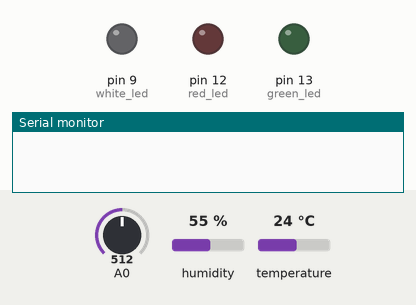
This sketch was run on a simulated Arduino Uno, built with avr-gcc and run on an emulated ATmega328P. Shown: output pins drawn as LEDs (lit = HIGH), the last lines printed to the serial monitor. Inputs (shaded band) come from the test bench; at power-on: humidity 55 %, A0 = 512, temperature 24 °C.

Above: at 3.2 s.
3.3 s: humidity set to 42 %
21.3 s: humidity set to 39 %
At 31.8 s:
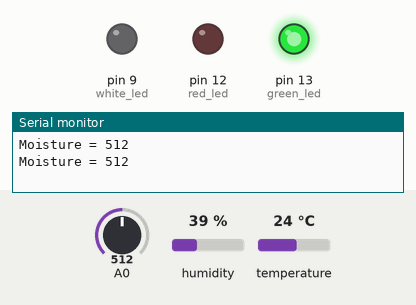
39.3 s: humidity set to 68 %
At 47.4 s:
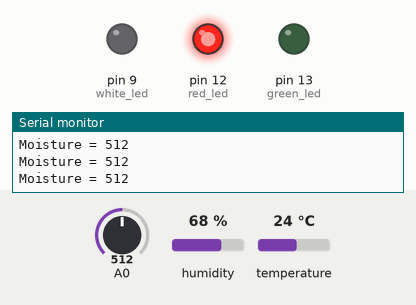
Timing chart, 0 to 63.3 s (numbered marks = the images above; inputs shaded):
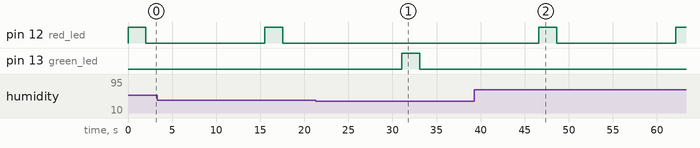

Measured:
- the behaviour switches between 41 and 40 % on humidity (found by bisection; images 0 and 1)
- after the input at 21.3 s, pin 12 (red_led): stays LOW (without the input it goes to HIGH after 9.8 s); pin 13 (green_led): LOW → HIGH after 9.8 s, → LOW 2.0 s later
- after the input at 39.3 s, pin 12 (red_led): LOW → HIGH after 7.3 s, → LOW 2.0 s later, → HIGH 13.5 s later; pin 13 (green_led): stays LOW (without the input it goes to HIGH after 7.3 s)

The sketch:

DHT___Bluetooth.ino
```cpp
#include <Wire.h>
#include <SPI.h>
#include <dht.h>
#include <SoftwareSerial.h>
#include "LowPower.h"

dht DHT;
#define DHT11_PIN 7

SoftwareSerial Bluetooth(2,3);

bool status;
const int green_led = 13;
const int red_led = 12;
const int transmit_pin = 11;
const int receive_pin =10;
const int white_led = 9;
//SoftwareSerial MyBlue(receive_pin,transmit_pin); //RX|TX


struct package
{
  int temperature ;
  int humidity ;
  int moisture;
};


typedef struct package Package;
Package data;
//////////////////////////
unsigned long delayTime;
/////////////////////////


 void readSensor() {
  //delay(1);
  int chk = DHT.read11(DHT11_PIN);
  data.humidity = DHT.humidity;
  data.temperature = DHT.temperature;
  data.moisture = analogRead(0);
}

bool AlertCheck(){
  if (DHT.humidity > 40 & DHT.temperature > 23) return false;
  else return true;

}

void setup() {
  Serial.begin(9600);
  Bluetooth.begin(9600);
  pinMode(green_led, OUTPUT);
  pinMode(red_led, OUTPUT);
  pinMode(white_led,OUTPUT);


  //////////////////////////////////////////LOW POWER ALL PINS OUTPUT
  //for (int i = 0; i < 20; i++) {
   // pinMode(i, OUTPUT);
  //}

  //Serial.println("-- Default Test --");
  //delayTime = 1000;
  /////////////////////////////////////////////////////////////////

  //delayTime = 60000; // in milliseconds
  ///////////////////////////////////////////////////////////////////
  digitalWrite(red_led, HIGH);
  delay(2000);
  digitalWrite(red_led, LOW);
  //Serial.println();
 // delay(100); // let sensor boot up
}
///////////////////////////////////////VOID SETUP END


void loop()
{
  LowPower.powerDown(SLEEP_2S, ADC_OFF, BOD_OFF);
  LowPower.powerDown(SLEEP_2S, ADC_OFF, BOD_OFF);
  LowPower.powerDown(SLEEP_2S, ADC_OFF, BOD_OFF);
  LowPower.powerDown(SLEEP_2S, ADC_OFF, BOD_OFF);
  LowPower.powerDown(SLEEP_2S, ADC_OFF, BOD_OFF);
  LowPower.powerDown(SLEEP_2S, ADC_OFF, BOD_OFF);

  //delay(1000);//LOW POWER CODE, SLEEP FOR 8 SECONDS

  readSensor();
  delay(500);
  Serial.print("Moisture = ");
  Serial.println(data.moisture);
  delay(500);
  //Serial.print("Humidity = ");
  //Serial.println(DHT.humidity);
  delay(500);
  //status = AlertCheck();
  if (AlertCheck() == false) {
    digitalWrite(red_led, HIGH); // Flash a light to show transmitting
    //Bluetooth.println("Your plant is too hot and humid!");
    //Bluetooth.print("Temperature = ");
    Bluetooth.print(DHT.temperature);
    Bluetooth.print(" ");
    //Bluetooth.print("Humidity = ");
    Bluetooth.print(DHT.humidity);
    Bluetooth.print("\n");
    delay(2000);
    digitalWrite(red_led,LOW);
  }
  else if (AlertCheck() == true){
    digitalWrite(green_led,HIGH);
    //Bluetooth.println("Your plant is healthy and happy!");
    //Bluetooth.print("Temperature = ");
    Bluetooth.print(DHT.temperature);
    Bluetooth.print(" ");
    //Bluetooth.print("Humidity = ");
    Bluetooth.print(DHT.humidity);
    Bluetooth.print("\n");
    delay(2000);
    digitalWrite(green_led,LOW);
  }
  //digitalWrite(led_pin, LOW);
  //delay(1);
}
```
